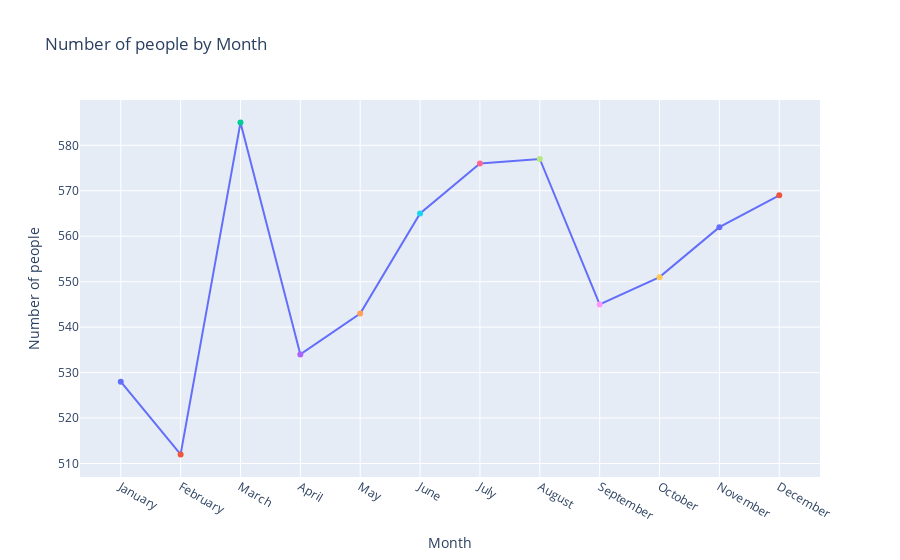

The cell this chart's notebook holds for it:
### Code cell
# Create the Scatter plot
fig = go.Figure(data=go.Scatter(x=month, y=monthValues, marker=dict(color=colorsDefinition(month))))

# Personalize the graph
fig.update_layout(
    title="Number of People by Month",
    xaxis_title="Month",
    yaxis_title="Number of People"
)

# Show the interactive graph
fig.show()

### Figure 1 — Plotly figure (JSON) as saved in the notebook; plotly's stock layout.template omitted (floating-point values rounded to 4 significant figures)
{"data": [{"marker": {"color": ["#636EFA", "#EF553B", "#00CC96", "#AB63FA", "#FFA15A", "#19D3F3", "#FF6692", "#B6E880", "#FF97FF", "#FECB52", "#636EFA", "#EF553B"]}, "type": "scatter", "x": ["January", "February", "March", "April", "May", "June", "July", "August", "September", "October", "November", "December"], "y": [528, 512, 585, 534, 543, 565, 576, 577, 545, 551, 562, 569]}], "layout": {"title": {"text": "Number of people by Month"}, "xaxis": {"title": {"text": "Month"}}, "yaxis": {"title": {"text": "Number of people"}}}}
